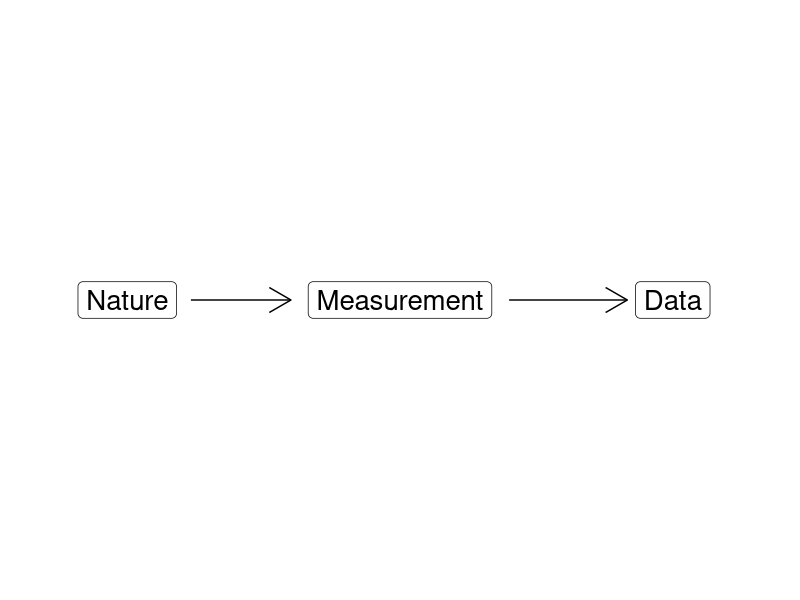

Write the R code that produced this figure.
## ---- chunk 1
library(tidyverse)
library(readxl)
library(kableExtra)
## ---- chunk 2
d1a <- tibble(
  x = c(-3, 0, 3),
  y = c(1, 1, 1),
  labels = c("Nature", "Measurement", "Data")
)

ggplot(data = d1a, aes(x = x, y = y)) +
  geom_point(size = 8) +
  theme_void() +
  coord_cartesian(xlim = c(-4, 4)) +
  geom_label(aes(label = labels), size = 7) +
  annotate("segment", x = -2.3, xend = -1.2, y = 1, yend = 1, arrow = arrow()) +
  annotate("segment", x = 1.2, xend = 2.5, y = 1, yend = 1, arrow = arrow())
